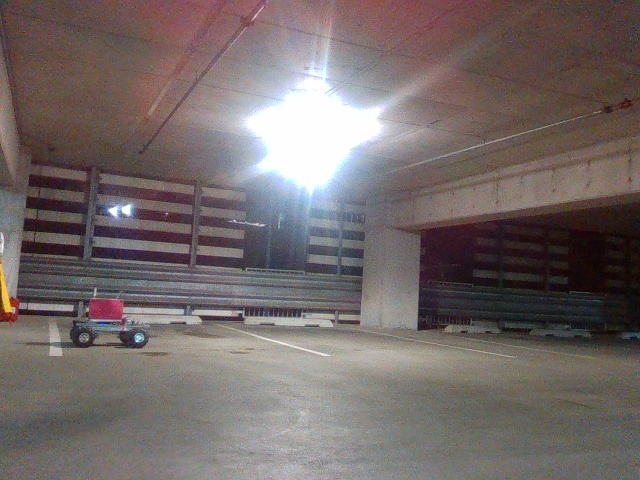
#> input picture Trajectory1/real-sense1/img_1.jpeg, 640 x 480 px, found by its file name; its folder holds only this picture in this run
$ python color_detect.py   (older library calls are emulated)
#> lines starting #> are read from the running program, lines starting #| are printed output that depends on the picture; after the words box and inside, x2 and y2 are one past the last pixel; in counts of white or black regions, pixels touching at a corner belong together
# import the necessary packages
import numpy as np
import argparse
import cv2

PINK_MIN = np.array([165, 50, 50],np.uint8)
PINK_MAX = np.array([175, 255, 255],np.uint8)

for i in range(1,33):
    #img=cv2.imread("/Users/harsh/Desktop/CMU_Sem_2/MRSD Project/Field_exp_data_set/Trajectory1/PG1/img_"+str(i)+".jpeg")
    img=cv2.imread("/Users/harsh/Desktop/CMU_Sem_2/MRSD Project/Field_exp_data_set/Trajectory1/real-sense1/img_"+str(i)+".jpeg")
#> img is the input picture: shape (480, 640, 3); mean B, G, R 104.2, 105.5, 115.5
    img=cv2.cvtColor(img,cv2.COLOR_BGR2HSV)
#> img: shape (480, 640, 3); mean H, S, V 64.4, 46.1, 118.2
    #img = cv2.medianBlur(img,7)
    frame_threshed = cv2.inRange(img, PINK_MIN, PINK_MAX)
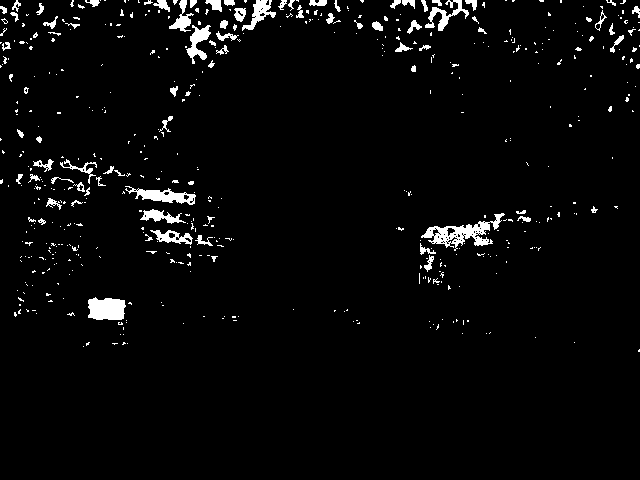
#> frame_threshed: shape (480, 640); 3.3% white; 518 white regions (433 under 20 px), largest, box (x1, y1, x2, y2) and area: (421, 213, 505, 251) 1039, (88, 297, 126, 320) 734, (125, 186, 196, 205) 579
    #cv2.imwrite('output2.jpg', frame_threshed)
    img=cv2.cvtColor(img,cv2.COLOR_HSV2BGR)
    output = cv2.bitwise_and(img, img, mask = frame_threshed)
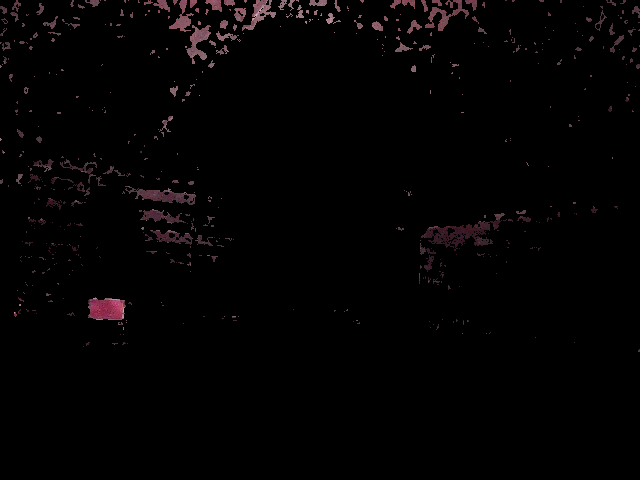
#> output: shape (480, 640, 3); mean B, G, R 2.5, 2.1, 3.3
    #cv2.imshow("images", np.hstack([img, output]))

    kernel=np.ones((5,5),np.uint8)
    opening=cv2.morphologyEx(frame_threshed,cv2.MORPH_OPEN,kernel)
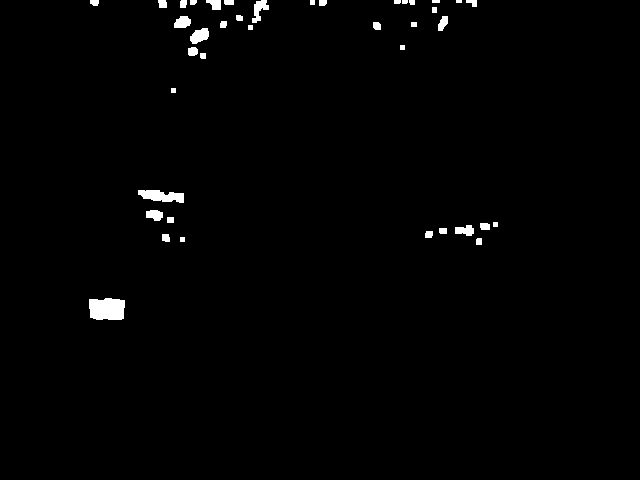
#> opening: shape (480, 640); 1.1% white; 40 white regions (1 under 20 px)
    cv2.imshow("opening", opening)

    #convert the image to grayscale
    gray_image = cv2.cvtColor(output, cv2.COLOR_BGR2GRAY)
    # cv2.imshow("images", gray_image)
    # cv2.waitKey(0)

    # convert the grayscale image to binary image
    '''ret,thresh = cv2.threshold(gray_image,80,255,0)
    #print("Size of the binary image is ",thresh.shape)
    cv2.imshow("images", thresh)
    cv2.waitKey(0)'''

    # find contours in the binary image
    im2, contours, hierarchy = cv2.findContours(opening,cv2.RETR_TREE,cv2.CHAIN_APPROX_SIMPLE)
#> contours = 40 contours, 11 with area under 20; largest, box (x1, y1, x2, y2) and area: (89, 298, 125, 320) 660, (138, 190, 184, 203) 352, (190, 28, 209, 44) 184, (252, 0, 269, 23) 161, (174, 16, 191, 28) 138
    if(len(contours)==0):
        continue

    c = max(contours, key = cv2.contourArea)
#> c = contour of 26 points, box (x1, y1, x2, y2) (89, 298, 125, 320), area 660


    x,y,w,h = cv2.boundingRect(c)
#> x = 89; y = 298; w = 36; h = 22
    # draw the book contour (in green)
    cv2.rectangle(img,(x,y),(x+w,y+h),(0,255,0),2)
    #cv2.imshow("Result", img)

    M = cv2.moments(c)
#> M = moments, m00 660, centre m10/m00, m01/m00 = (106.6, 308.7)

    # calculate x,y coordinate of center
    if M["m00"] != 0:
        cX = int(M["m10"] / M["m00"])
#> cX = 106
        cY = int(M["m01"] / M["m00"])
#> cY = 308
    else:
        cX, cY = 0, 0

    cv2.circle(img, (cX, cY), 1, (255, 255, 255), -1)
#> img: shape (480, 640, 3); mean B, G, R 103.7, 105.2, 115.2
    cv2.putText(img, "centroid", (cX - 25, cY - 25),cv2.FONT_HERSHEY_SIMPLEX, 0.5, (255, 255, 255), 2)
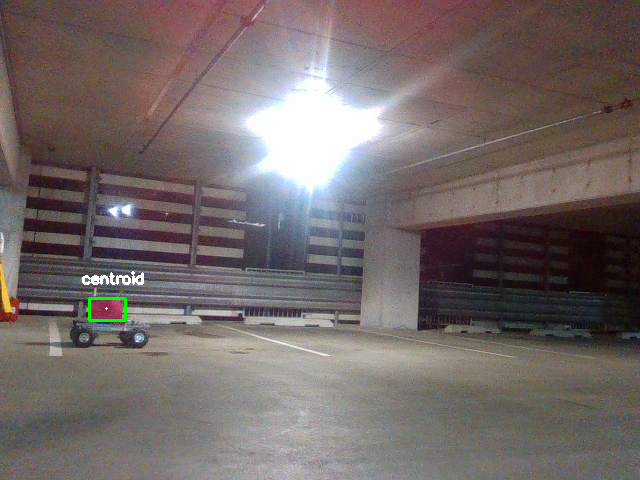
#> img: shape (480, 640, 3); mean B, G, R 104, 105.5, 115.5
#> (the run stopped early here; a loop or call above may not have finished)
